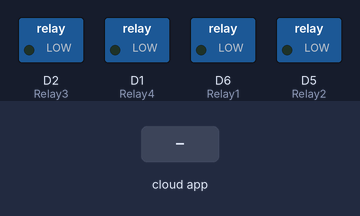
The sketch below on a simulated ESP8266 (NodeMCU). Shown: switched loads named in the sketch (green lamp = pin HIGH). The inputs (shaded band) are chosen by the test bench. WiFi joins after 1.5 s; servers stay silent unless stated; no MQTT or app messages arrive unless stated; what the sketch prints to the serial monitor is not drawn.

Above: at 2.7 s.
2.8 s: the phone or cloud app sets Relay1 to 1
At 3.5 s:
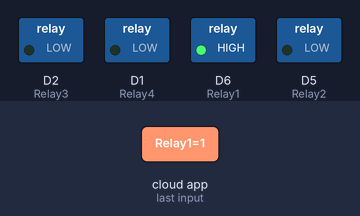
4.3 s: the phone or cloud app sets Relay3 to 1
At 5.5 s:
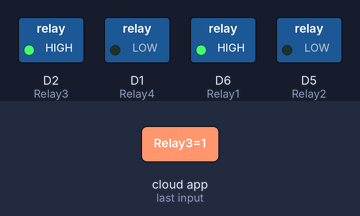
5.8 s: the phone or cloud app sets Relay2 to 1
At 7.0 s:
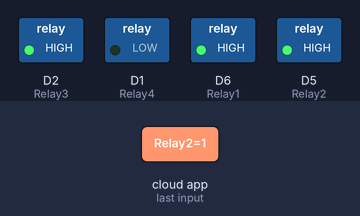
7.3 s: the phone or cloud app sets Relay4 to 1
At 7.7 s:
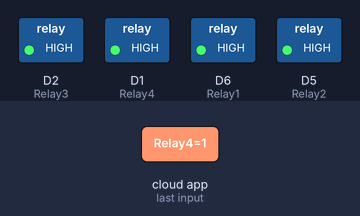
8.8 s: the phone or cloud app sets Relay1 to 0
At 9.2 s:
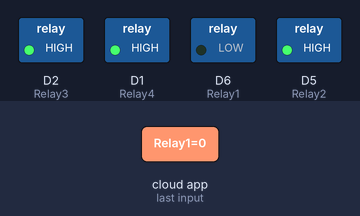
10.3 s: the phone or cloud app sets Relay3 to 0
At 11.2 s:
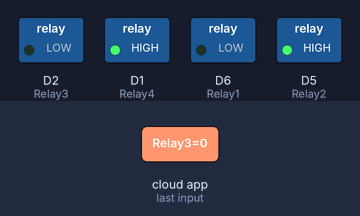
Timing chart, 0 to 12.8 s (numbered marks = the images above; inputs shaded):
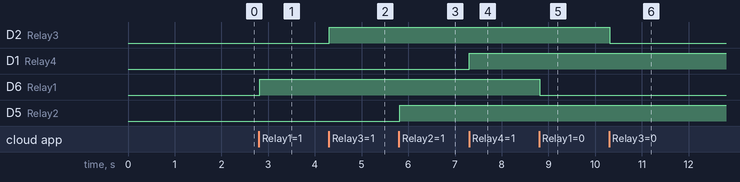

The sketch:

GoogleAssitance_Automation_.ino
```cpp
#include <ESP8266WiFi.h>
#include "Adafruit_MQTT.h"
#include "Adafruit_MQTT_Client.h"

#define Relay1            D6
#define Relay2            D5
#define Relay3            D2
#define Relay4            D1

#define WLAN_SSID       "Roboshala"             // Your SSID
#define WLAN_PASS       "roboindia@alok"        // Your password

/************************* Adafruit.io Setup *********************************/

#define AIO_SERVER      "io.adafruit.com"
#define AIO_SERVERPORT  1883                   // use 8883 for SSL
#define AIO_USERNAME    "Roboshala"            // Replace it with your username
#define AIO_KEY         "50a98bb44f6b48b69e645badadf8fb577894"   // Replace with your Project Auth Key

/************ Global State (you don't need to change this!) ******************/

// Create an ESP8266 WiFiClient class to connect to the MQTT server.
WiFiClient client;
// or... use WiFiFlientSecure for SSL
//WiFiClientSecure client;

// Setup the MQTT client class by passing in the WiFi client and MQTT server and login details.
Adafruit_MQTT_Client mqtt(&client, AIO_SERVER, AIO_SERVERPORT, AIO_USERNAME, AIO_KEY);

/****************************** Feeds ***************************************/


// Setup a feed called 'onoff' for subscribing to changes.
Adafruit_MQTT_Subscribe Light1 = Adafruit_MQTT_Subscribe(&mqtt, AIO_USERNAME"/feeds/Relay1"); // FeedName
Adafruit_MQTT_Subscribe Light2 = Adafruit_MQTT_Subscribe(&mqtt, AIO_USERNAME "/feeds/Relay2");
Adafruit_MQTT_Subscribe Light3 = Adafruit_MQTT_Subscribe(&mqtt, AIO_USERNAME "/feeds/Relay3");
Adafruit_MQTT_Subscribe Light4 = Adafruit_MQTT_Subscribe(&mqtt, AIO_USERNAME "/feeds/Relay4");


void MQTT_connect();

void setup() {
  Serial.begin(115200);

  pinMode(Relay1, OUTPUT);
  pinMode(Relay2, OUTPUT);
  pinMode(Relay3, OUTPUT);
  pinMode(Relay4, OUTPUT);

  // Connect to WiFi access point.
  Serial.println(); Serial.println();
  Serial.print("Connecting to ");
  Serial.println(WLAN_SSID);

  WiFi.begin(WLAN_SSID, WLAN_PASS);
  while (WiFi.status() != WL_CONNECTED) {
    delay(500);
    Serial.print(".");
  }
  Serial.println();

  Serial.println("WiFi connected");
  Serial.println("IP address: ");
  Serial.println(WiFi.localIP());


  // Setup MQTT subscription for onoff feed.
  mqtt.subscribe(&Light1);
  mqtt.subscribe(&Light3);
  mqtt.subscribe(&Light2);
  mqtt.subscribe(&Light4);
}

void loop() {

  MQTT_connect();


  Adafruit_MQTT_Subscribe *subscription;
  while ((subscription = mqtt.readSubscription(20000))) {
    if (subscription == &Light1) {
      Serial.print(F("Got: "));
      Serial.println((char *)Light1.lastread);
      int Light1_State = atoi((char *)Light1.lastread);
      digitalWrite(Relay1, Light1_State);

    }
    if (subscription == &Light2) {
      Serial.print(F("Got: "));
      Serial.println((char *)Light2.lastread);
      int Light2_State = atoi((char *)Light2.lastread);
      digitalWrite(Relay2, Light2_State);
    }
    if (subscription == &Light3) {
      Serial.print(F("Got: "));
      Serial.println((char *)Light3.lastread);
      int Light3_State = atoi((char *)Light3.lastread);
      digitalWrite(Relay3, Light3_State);
    }
    if (subscription == &Light4) {
      Serial.print(F("Got: "));
      Serial.println((char *)Light4.lastread);
      int Light4_State = atoi((char *)Light4.lastread);
      digitalWrite(Relay4, Light4_State);

    }
  }


}

void MQTT_connect() {
  int8_t ret;

  // Stop if already connected.
  if (mqtt.connected()) {
    return;
  }

  Serial.print("Connecting to MQTT... ");

  uint8_t retries = 3;

  while ((ret = mqtt.connect()) != 0) { // connect will return 0 for connected
    Serial.println(mqtt.connectErrorString(ret));
    Serial.println("Retrying MQTT connection in 5 seconds...");
    mqtt.disconnect();
    delay(5000);  // wait 5 seconds
    retries--;
    if (retries == 0) {
      // basically die and wait for WDT to reset me
      while (1);
    }
  }
  Serial.println("MQTT Connected!");

}
```

Measured:
- after the input at 2.8 s, D6 (Relay1): LOW → HIGH at once
- after the input at 4.3 s, D2 (Relay3): LOW → HIGH at once
- after the input at 5.8 s, D5 (Relay2): LOW → HIGH at once
- after the input at 7.3 s, D1 (Relay4): LOW → HIGH at once
- after the input at 8.8 s, D6 (Relay1): HIGH → LOW at once
- after the input at 10.3 s, D2 (Relay3): HIGH → LOW at once
